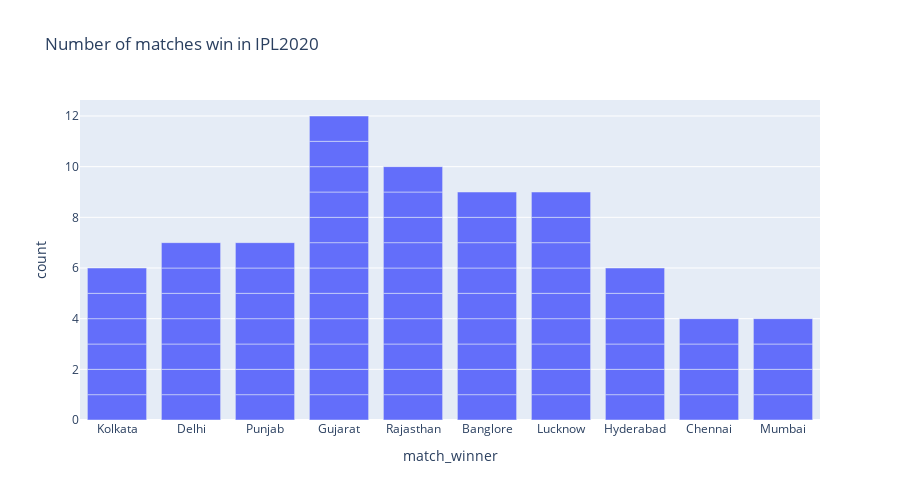

The notebook cell saved with this chart:
### Markdown cell above
# Number of Matches win by each Team in IPL_2022 - Bar Graph

### Code cell
fig= px.bar(data, x= data["match_winner"], title= "Number of matches win in IPL2020", height=500)
fig.write_image("ipl_team_wins.png", width=1000, height=600, scale=2)

### Figure 1 — Plotly figure (JSON) as saved in the notebook; plotly's stock layout.template omitted (floating-point values rounded to 4 significant figures)
{"data": [{"alignmentgroup": "True", "hovertemplate": "match_winner=%{x}<br>count=%{y}<extra></extra>", "legendgroup": "", "marker": {"color": "#636efa", "pattern": {"shape": ""}}, "name": "", "offsetgroup": "", "orientation": "v", "showlegend": false, "textposition": "auto", "type": "bar", "x": ["Kolkata", "Delhi", "Punjab", "Gujarat", "Rajasthan", "Banglore", "Lucknow", "Kolkata", "Rajasthan", "Gujarat", "Punjab", "Lucknow", "Banglore", "Kolkata", "Lucknow", "Gujarat", "Hyderabad", "Banglore", "Delhi", "Rajasthan", "Hyderabad", "Chennai", "Punjab", "Gujarat", "Hyderabad", "Lucknow", "Banglore", "Hyderabad", "Gujarat", "Rajasthan", "Banglore", "Delhi", "Chennai", "Rajasthan", "Gujarat", "Hyderabad", "Lucknow", "Punjab", "Rajasthan", "Gujarat", "Delhi", "Lucknow", "Gujarat", "Mumbai", "Lucknow", "Chennai", "Kolkata", "Punjab", "Banglore", "Delhi", "Mumbai", "Rajasthan", "Lucknow", "Banglore", "Chennai", "Kolkata", "Gujarat", "Delhi", "Mumbai", "Punjab", "Kolkata", "Gujarat", "Rajasthan", "Delhi", "Hyderabad", "Lucknow", "Banglore", "Rajasthan", "Mumbai", "Punjab", "Gujarat", "Banglore", "Rajasthan", "Gujarat"], "xaxis": "x", "y": [1, 1, 1, 1, 1, 1, 1, 1, 1, 1, 1, 1, 1, 1, 1, 1, 1, 1, 1, 1, 1, 1, 1, 1, 1, 1, 1, 1, 1, 1, 1, 1, 1, 1, 1, 1, 1, 1, 1, 1, 1, 1, 1, 1, 1, 1, 1, 1, 1, 1, 1, 1, 1, 1, 1, 1, 1, 1, 1, 1, 1, 1, 1, 1, 1, 1, 1, 1, 1, 1, 1, 1, 1, 1], "yaxis": "y"}], "layout": {"barmode": "relative", "height": 500, "legend": {"tracegroupgap": 0}, "title": {"text": "Number of matches win in IPL2020"}, "xaxis": {"anchor": "y", "domain": [0, 1], "title": {"text": "match_winner"}}, "yaxis": {"anchor": "x", "domain": [0, 1], "title": {"text": "count"}}}}
